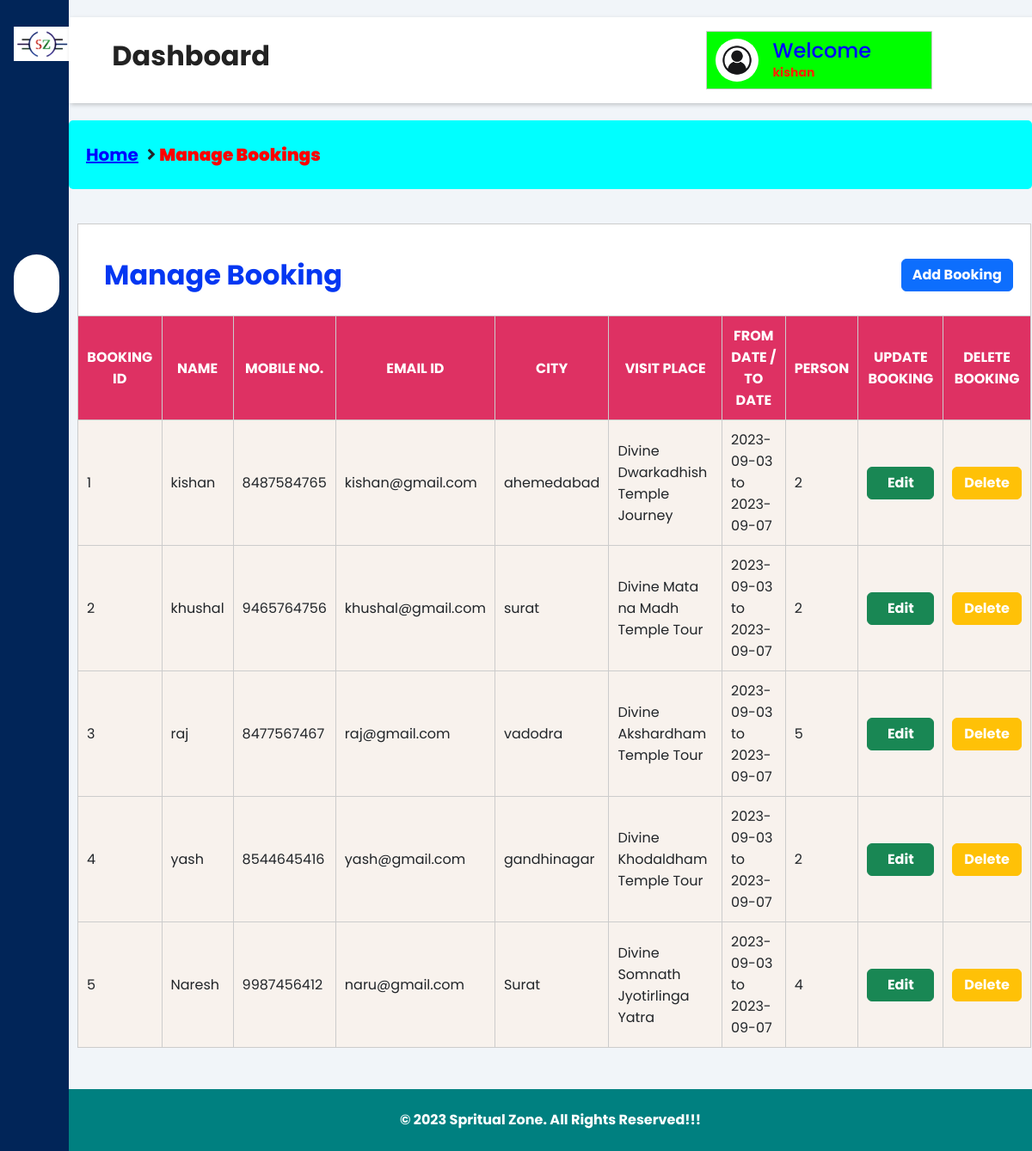
/admin/manage-bookings.php (signed in), run on the app's committed database.
### tables this page shows
CREATE TABLE `book` (
  `id` int(11) NOT NULL,
  `name` varchar(40) NOT NULL,
  `email` varchar(40) NOT NULL,
  `mobile` varchar(10) NOT NULL,
  `city` varchar(40) NOT NULL,
  `place` varchar(50) NOT NULL,
  `fromdate` date NOT NULL,
  `todate` date NOT NULL,
  `person` int(2) NOT NULL
);

### admin/manage-bookings.php (the view, shortened to what this page needs)
<html>
<head>
    <link href="https://cdn.jsdelivr.net/npm/bootstrap@5.2.1/dist/css/bootstrap.min.css" rel="stylesheet">
    <link rel="stylesheet" href="https://maxst.icons8.com/vue-static/landings/line-awesome/line-awesome/1.3.0/css/line-awesome.min.css">
    <link rel="stylesheet" href="https://cdnjs.cloudflare.com/ajax/libs/font-awesome/5.15.3/css/all.min.css">
</head>
<body>
    <div class="sidebar">
        <div class="sidebar-brand">
            <h2>
            </h2>
        </div>
        <div class="sidebar-menu">
            <ul>
                <li>
                    <a href="dashboard.php"><span class="las la-igloo"></span>
                        <span>Dashboard</span></a>
                </li>
                <li>
                    <a href="manage-packages.php"><span class="las la-route"></span>
                        <span>Tour Packages</span></a>
                </li>
                <li>
                    <a href="manage-users.php"><span class="las la-users"></span>
                        <span>Manage Users</span></a>
                </li>
                <li>
                    <a href="manage-bookings.php" class="active"><span class="las la-book"></span>
                        <span>Manage Booking</span></a>
                </li>
                <li>
                    <a href="ticket-details.php"><span class="las la-file-invoice-dollar"></span>
                        <span>Ticket Details</span></a>
                </li>
                <li>
                    <a href="manage-feedback.php"><span class="las la-comments"></span>
                        <span>User Feedback</span></a>
                </li>
            </ul>
        </div>
    </div>
    <div class="main-content">
    <?php include 'includes/header.php'; ?>
        <main>
            <div class="custom-link">
                <a href="dashboard.php">Home</a>
                <i class="fa fa-angle-right"></i> &nbsp;<span style="color: red;"><b>Manage Bookings</b></span>
            </div>
            <?php
            $con = mysqli_connect("localhost", "root", "", "project");
            $query = "select * from book";
            $select = mysqli_query($con, $query);
            $id=0;
            ?>
            <div class="agile-tables">
            <div class="table-container">
                <table id="table">
                    <thead>
                        <tr>
                            <th colspan="10" style="background-color: #fff; vertical-align: middle; text-transform: capitalize; padding: 20px;">
                                <h2 class="heading d-flex align-items-center justify-content-between">
                                    <b><span class="heading-text">Manage Booking</span></b>
                                    <a href="add-booking.php">
                                        <button type="button" class="btn btn-primary" style="font-weight: bold;">Add Booking</button>
                                    </a>
                                </h2>
                            </th>
                        </tr>
                                <tr>
                                    <th>Booking ID</th>
                                    <th>Name</th>
                                    <th>Mobile No.</th>
                                    <th>Email Id</th>
                                    <th>City</th>
                                    <th>Visit Place</th>
                                    <th>from date / to date</th>
                                    <th>person</th>
                                    <th>Update Booking</th>
                                    <th>Delete Booking</th>
                                </tr>
                            </thead>
                            <?php
                            while ($row = mysqli_fetch_assoc($select)) {
                                $id=$id+1;
                            ?>
                                <tbody>
                                    <tr>
                                        <td><?php echo $id; ?></td>
                                        <td><?php echo $row['name'] ?></td>
                                        <td><?php echo $row['mobile'] ?></td>
                                        <td><?php echo $row['email'] ?></td>
                                        <td><?php echo $row['city'] ?></td>
                                        <td><?php echo $row['place'] ?></td>
                                        <td><?php echo $row['fromdate'];
                                            echo ' to ' . $row['todate']; ?></td>
                                        <td><?php echo $row['person'] ?></td>
                                        <td><a href="update-booking.php?id=<?php echo $row['id']; ?>"><button type="button" class="btn btn-success btn-block">Edit</button></a></td>
                                        <td><a href="deletebooking.php?id=<?php echo $row['id']; ?>"><button type="button" class="btn btn-warning btn-block">Delete</button></a></td>
                                    </tr>
                                </tbody>
                            <?php
                            }
                            ?>
                        </table>
                        <br><br>
                </div>
            </div>
        </main>
        <?php include 'includes/footer.php'; ?>
    </div>
</body>
</html>

### admin/manage-bookings.php (style rules this page uses)
:root { --main-color: #012558; --color-dark: #1D2231; --text-grey: #8390A2; }
* { padding: 0; margin: 0; box-sizing: border-box; list-style-type: none; text-decoration: none; font-family: 'Poppins', sans-serif; }
.sidebar { width: 300px; position: fixed; left: 0; top: 0; height: 100%; background: var(--main-color); z-index: 100; transition: width 300ms; }
.sidebar-brand { height: 90px; padding: 1rem 0rem 1rem 2rem; color: #fff; }
.sidebar-menu { margin-top: 1rem; }
.sidebar-menu li { width: 100%; margin-bottom: 1.7rem; padding-left: 2rem; }
.sidebar-menu ul { padding: 0; margin: 0; box-sizing: border-box; list-style-type: none; }
.sidebar-menu a { padding-left: 1rem; display: block; width: 83%; color: #fff; font-size: 1.1rem; text-decoration: none; }
.sidebar-menu a.active { background: #fff; padding-top: 1rem; padding-bottom: 1rem; color: var(--main-color); border-radius: 30px; text-decoration: none; font-weight: bold; }
.sidebar-menu a span:first-child { font-size: 1.5rem; padding-right: 1rem; }
.main-content { margin-left: 300px; transition: margin-left 300ms; padding-top: 10px; background-color: #f1f5f9; }
main { padding-top: 130px; background-color: #f1f5f9; min-height: calc(100vh - 100px); }
@media only screen and (max-width: 1200px) { .sidebar { width: 80px; } }
@media only screen and (max-width: 1200px) { .sidebar .sidebar-brand, .sidebar li { padding-left: 1rem; text-align: center; } }
@media only screen and (max-width: 1200px) { .sidebar li a { padding-left: 0rem; } }
@media only screen and (max-width: 1200px) { .main-content { margin-left: 80px; } }
.custom-link { display: flex; align-items: center; background-color: aqua; padding: 10px 20px; border-radius: 5px; text-align: center; margin-bottom: 20px; height: 10%; font-size: 20px; }
.custom-link a { display: inline-block; vertical-align: middle; margin-right: 10px; color: blue; }
.custom-link i { font-size: 20px; vertical-align: middle; }
#table { width: 99%; border-collapse: collapse; margin-top: 20px; margin-left: 10px; }
#table th, #table td { padding: 10px; text-align: left; border: 1px solid #ccc; background: #F8F2ED; }
#table th { background-color: #DE3163; font-weight: bold; text-align: center; color: #fff; text-transform: uppercase; }
.btn-block { width: 100%; color: #fff; font-weight: bold; }
.custom-link { font-weight: bold; }
.table-container { overflow-x: auto; }
.heading { text-align: center; padding-left: 10px; color: #0437F2; margin-top: 20px; }

### data on the page
book: name "kishan", mobile "8487584765", email "kishan@gmail.com", city "ahemedabad", place "Divine Dwarkadhish Temple Journey", fromdate "2023-09-03", todate "2023-09-07", person "2"
book: name "khushal", mobile "9465764756", email "khushal@gmail.com", city "surat", place "Divine Mata na Madh Temple Tour", fromdate "2023-09-03", todate "2023-09-07", person "2"
book: name "raj", mobile "8477567467", email "raj@gmail.com", city "vadodra", place "Divine Akshardham Temple Tour", fromdate "2023-09-03", todate "2023-09-07", person "5"
book: name "yash", mobile "8544645416", email "yash@gmail.com", city "gandhinagar", place "Divine Khodaldham Temple Tour", fromdate "2023-09-03", todate "2023-09-07", person "2"
book: name "Naresh", mobile "9987456412", email "naru@gmail.com", city "Surat", place "Divine Somnath Jyotirlinga Yatra", fromdate "2023-09-03", todate "2023-09-07", person "4"

### other printed values
$_SESSION['nm'] "kishan"
